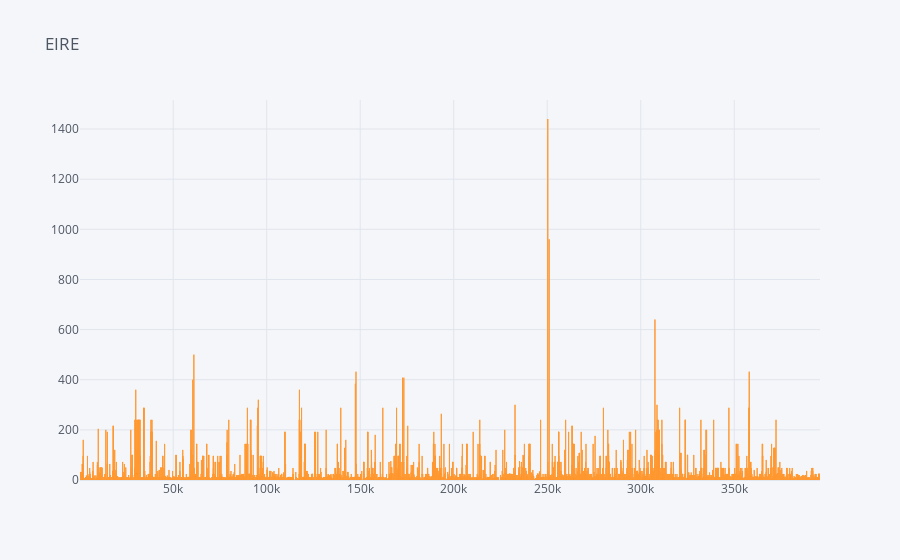

The notebook cell saved with this chart:
### Markdown cell above
## 4. Create a set of interactive histograms showing the distributions of quantity per invoice for the following countries: EIRE, Germany, France, and Netherlands.

### Code cell
data=df.loc[df.Country=='EIRE']

data=data[['Quantity']]

data.iplot(kind='bar', title='EIRE')
'''
data=df.loc[df.Country=='Germany']

data=data[['Quantity']]

data.iplot(kind='bar', title='Germany')

data=df.loc[df.Country=='France']

data=data[['Quantity']]

data.iplot(kind='bar', title='France')

data=df.loc[df.Country=='Netherlands']

data=data[['Quantity']]

data.iplot(kind='bar', title='Netherlands')
'''

### Figure 1 — Plotly figure (JSON) as saved in the notebook; plotly's stock layout.template omitted (floating-point values rounded to 4 significant figures; data arrays with more than 128 entries replaced by an {"elided": "..."} marker saying what was removed)
{"data": [{"marker": {"color": "rgba(255, 153, 51, 0.6)", "line": {"color": "rgba(255, 153, 51, 1.0)", "width": 1}}, "name": "Quantity", "orientation": "v", "text": "", "type": "bar", "x": {"elided": "7136 int values"}, "y": {"elided": "7136 int values"}}], "layout": {"legend": {"bgcolor": "#F5F6F9", "font": {"color": "#4D5663"}}, "paper_bgcolor": "#F5F6F9", "plot_bgcolor": "#F5F6F9", "title": {"font": {"color": "#4D5663"}, "text": "EIRE"}, "xaxis": {"gridcolor": "#E1E5ED", "showgrid": true, "tickfont": {"color": "#4D5663"}, "title": {"font": {"color": "#4D5663"}, "text": ""}, "zerolinecolor": "#E1E5ED"}, "yaxis": {"gridcolor": "#E1E5ED", "showgrid": true, "tickfont": {"color": "#4D5663"}, "title": {"font": {"color": "#4D5663"}, "text": ""}, "zerolinecolor": "#E1E5ED"}}}
